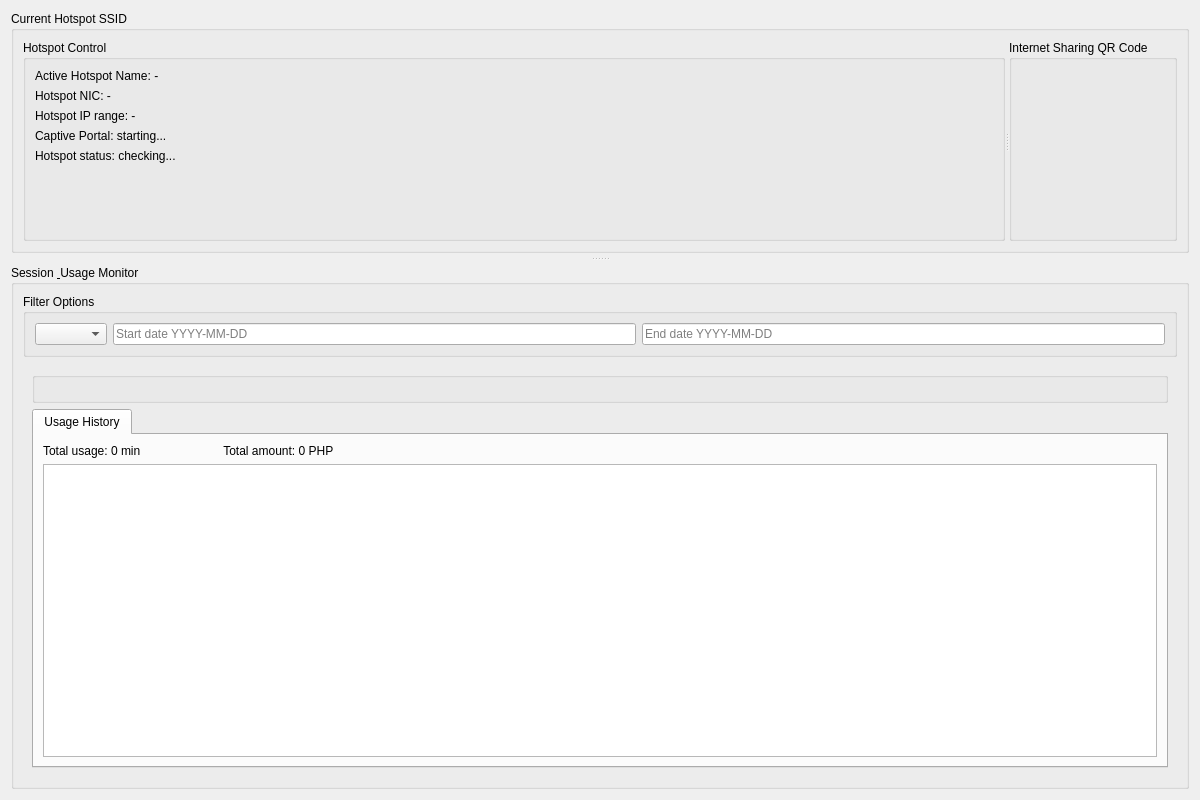
<?xml version="1.0" encoding="UTF-8"?>
<ui version="4.0">
 <class>LinkShareWidget</class>
 <widget class="QWidget" name="LinkShareWidget">
  <property name="geometry">
   <rect>
    <x>0</x>
    <y>0</y>
    <width>1200</width>
    <height>800</height>
   </rect>
  </property>
  <property name="windowTitle">
   <string>Wi-Fi Pass Manager (LinkShare)</string>
  </property>
  <layout class="QVBoxLayout" name="tab2_layout">
   <item>
    <widget class="QSplitter" name="linkshare_splitter">
     <property name="orientation">
      <enum>Qt::Vertical</enum>
     </property>
     <property name="opaqueResize">
      <bool>true</bool>
     </property>
     <property name="childrenCollapsible">
      <bool>false</bool>
     </property>
     <property name="handleWidth">
      <number>12</number>
     </property>
     
     <!-- 1. 상단 핫스팟 정보 및 컨트롤 영역 -->
     <widget class="QGroupBox" name="hotspot_info_group">
      <property name="title">
       <string>Current Hotspot SSID</string>
      </property>
      <layout class="QHBoxLayout" name="hotspot_info_layout">
       <item>
        <widget class="QSplitter" name="hotspot_horizontal_splitter">
         <property name="orientation">
          <enum>Qt::Horizontal</enum>
         </property>
         
         <!-- 핫스팟 제어 패널 -->
         <widget class="QGroupBox" name="hotspot_control_group">
          <property name="title">
           <string>Hotspot Control</string>
          </property>
          <layout class="QVBoxLayout" name="hotspot_control_layout">
           <item>
            <layout class="QHBoxLayout" name="hotspot_controls"/>
           </item>
           <item>
            <widget class="QLabel" name="hotspot_name_label">
             <property name="text">
              <string>Active Hotspot Name: -</string>
             </property>
            </widget>
           </item>
           <item>
            <widget class="QLabel" name="hotspot_nic_label">
             <property name="text">
              <string>Hotspot NIC: -</string>
             </property>
            </widget>
           </item>
           <item>
            <widget class="QLabel" name="hotspot_network_label">
             <property name="text">
              <string>Hotspot IP range: -</string>
             </property>
            </widget>
           </item>
           <item>
            <widget class="CollapsibleStatusLabel" name="captive_portal_status_label">
             <property name="text">
              <string>Captive Portal: starting...</string>
             </property>
            </widget>
           </item>
           <item>
            <widget class="CollapsibleStatusLabel" name="hotspot_status_label">
             <property name="text">
              <string>Hotspot status: checking...</string>
             </property>
            </widget>
           </item>
           <item>
            <widget class="QLabel" name="hotspot_image_label">
            <property name="sizePolicy">
            <sizepolicy hsizetype="Expanding" vsizetype="Expanding">
            <horstretch>0</horstretch>
            <verstretch>0</verstretch>
            </sizepolicy>
            </property>
            <property name="alignment">
            <set>Qt::AlignCenter</set>
            </property>
            </widget>
           </item>
          </layout>
         </widget>
         
         <!-- QR 코드 공유 패널 -->
         <widget class="QGroupBox" name="qr_group">
          <property name="title">
           <string>Internet Sharing QR Code</string>
          </property>
          <layout class="QVBoxLayout" name="qr_layout"/>
         </widget>
        </widget>
       </item>
      </layout>
     </widget>
     
     <!-- 2. 세션 및 사용 모니터 그룹 (필터, 상태 요약, 탭 영역 통합) -->
     <widget class="QGroupBox" name="session_monitor_group">
      <property name="title">
       <string>Session &amp; Usage Monitor</string>
      </property>
      <layout class="QVBoxLayout" name="session_monitor_layout">
       
       <!-- 필터 그룹박스 -->
       <item>
        <widget class="QGroupBox" name="linkshare_filter_group">
         <property name="title">
          <string>Filter Options</string>
         </property>
         <layout class="QVBoxLayout" name="history_filter_group_layout">
          <item>
           <layout class="QHBoxLayout" name="history_filter_layout">
            <item>
             <widget class="QComboBox" name="usage_history_filter"/>
            </item>
            <item>
             <widget class="QLineEdit" name="usage_history_start">
              <property name="placeholderText">
               <string>Start date YYYY-MM-DD</string>
              </property>
             </widget>
            </item>
            <item>
             <widget class="QLineEdit" name="usage_history_end">
              <property name="placeholderText">
               <string>End date YYYY-MM-DD</string>
              </property>
             </widget>
            </item>
           </layout>
          </item>
         </layout>
        </widget>
       </item>

       <!-- 상태 요약 및 사용 기록 탭 영역 -->
       <item>
        <widget class="QWidget" name="status_panel">
         <layout class="QVBoxLayout" name="status_panel_layout">
          <item>
           <widget class="QGroupBox" name="status_group">
            <layout class="QHBoxLayout" name="status_layout"/>
           </widget>
          </item>
          <item>
           <widget class="QTabWidget" name="usage_history_tabs">
            <widget class="QWidget" name="history_tab">
             <attribute name="title">
              <string>Usage History</string>
             </attribute>
             <layout class="QVBoxLayout" name="history_layout">
              <item>
               <widget class="QLabel" name="usage_history_total_label">
                <property name="text">
                 <string>Total usage: 0 min                         Total amount: 0 PHP</string>
                </property>
               </widget>
              </item>
              <item>
               <widget class="QTableWidget" name="history_table"/>
              </item>
             </layout>
            </widget>
           </widget>
          </item>
         </layout>
        </widget>
       </item>

      </layout>
     </widget>

    </widget>
   </item>
  </layout>
 </widget>
 <customwidgets>
  <customwidget>
   <class>CollapsibleStatusLabel</class>
   <extends>QLabel</extends>
   <header>ui_linkshare_layout</header>
  </customwidget>
  <customwidget>
   <class>AutoFitTextLabel</class>
   <extends>QLabel</extends>
   <header>ui_linkshare_layout</header>
  </customwidget>
 </customwidgets>
</ui>
